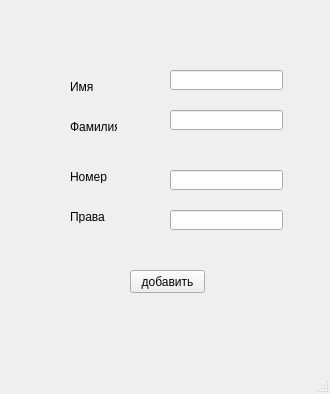
<?xml version="1.0" encoding="UTF-8"?>
<ui version="4.0">
 <class>MainWindow</class>
 <widget class="QMainWindow" name="MainWindow">
  <property name="geometry">
   <rect>
    <x>0</x>
    <y>0</y>
    <width>330</width>
    <height>394</height>
   </rect>
  </property>
  <property name="windowTitle">
   <string>MainWindow</string>
  </property>
  <widget class="QWidget" name="centralwidget">
   <widget class="QPushButton" name="add_user">
    <property name="geometry">
     <rect>
      <x>130</x>
      <y>270</y>
      <width>75</width>
      <height>23</height>
     </rect>
    </property>
    <property name="text">
     <string>добавить</string>
    </property>
   </widget>
   <widget class="QLabel" name="label">
    <property name="geometry">
     <rect>
      <x>70</x>
      <y>80</y>
      <width>47</width>
      <height>13</height>
     </rect>
    </property>
    <property name="text">
     <string>Имя</string>
    </property>
   </widget>
   <widget class="QLabel" name="label_2">
    <property name="geometry">
     <rect>
      <x>70</x>
      <y>120</y>
      <width>47</width>
      <height>13</height>
     </rect>
    </property>
    <property name="text">
     <string>Фамилия</string>
    </property>
   </widget>
   <widget class="QLabel" name="label_3">
    <property name="geometry">
     <rect>
      <x>70</x>
      <y>170</y>
      <width>47</width>
      <height>13</height>
     </rect>
    </property>
    <property name="text">
     <string>Номер</string>
    </property>
   </widget>
   <widget class="QLabel" name="label_4">
    <property name="geometry">
     <rect>
      <x>70</x>
      <y>210</y>
      <width>47</width>
      <height>13</height>
     </rect>
    </property>
    <property name="text">
     <string>Права</string>
    </property>
   </widget>
   <widget class="QLineEdit" name="lineEdit">
    <property name="geometry">
     <rect>
      <x>170</x>
      <y>70</y>
      <width>113</width>
      <height>20</height>
     </rect>
    </property>
   </widget>
   <widget class="QLineEdit" name="lineEdit_2">
    <property name="geometry">
     <rect>
      <x>170</x>
      <y>110</y>
      <width>113</width>
      <height>20</height>
     </rect>
    </property>
   </widget>
   <widget class="QLineEdit" name="lineEdit_3">
    <property name="geometry">
     <rect>
      <x>170</x>
      <y>170</y>
      <width>113</width>
      <height>20</height>
     </rect>
    </property>
   </widget>
   <widget class="QLineEdit" name="lineEdit_4">
    <property name="geometry">
     <rect>
      <x>170</x>
      <y>210</y>
      <width>113</width>
      <height>20</height>
     </rect>
    </property>
   </widget>
  </widget>
  <widget class="QMenuBar" name="menubar">
   <property name="geometry">
    <rect>
     <x>0</x>
     <y>0</y>
     <width>330</width>
     <height>21</height>
    </rect>
   </property>
  </widget>
  <widget class="QStatusBar" name="statusbar"/>
 </widget>
 <resources/>
 <connections/>
</ui>
